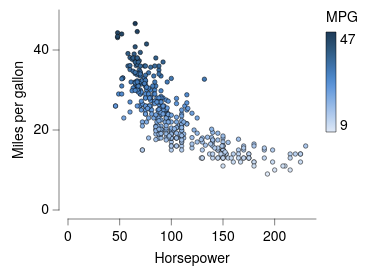

Vega-Lite specification for this chart:
### Vega-Lite specification from a JSON file in a GitHub repository (floating-point values rounded to 4 significant figures; data arrays with more than 128 entries replaced by an {"elided": "..."} marker saying what was removed)
{"background": null, "config": {"arc": {"fill": "#DBDBDB", "fillOpacity": 1.0, "innerRadius": 25.0, "padAngle": 0.03, "stroke": "black", "strokeOpacity": 1, "strokeWidth": 0.25}, "area": {"fill": "#DBDBDB", "fillOpacity": 1.0, "stroke": "black", "strokeOpacity": 1, "strokeWidth": 0.25}, "axis": {"domain": true, "domainCap": "round", "domainColor": "black", "domainWidth": 0.25, "grid": false, "gridCap": "round", "gridColor": "#F1F1F1", "gridDash": [0, 0], "gridOpacity": 1.0, "gridWidth": 0.25, "labelColor": "black", "labelFont": "Helvetica Neue", "labelFontSize": 7, "labelFontStyle": "normal", "labelFontWeight": 400, "offset": 4.5, "ticks": true, "tickCap": "round", "tickColor": "black", "tickRound": false, "tickSize": 3, "tickWidth": 0.25, "titleColor": "black", "titleFont": "Helvetica Neue", "titleFontSize": 7, "titleFontStyle": "normal", "titleFontWeight": 400}, "axisX": {"domain": true, "labelAlign": "center", "labelAngle": 0, "labels": true, "ticks": true, "translate": 0}, "axisY": {"domain": true, "labelAlign": "right", "labelAngle": 0, "labels": true, "ticks": true, "translate": 0}, "axisRight": {"domain": true, "labelAlign": "left", "labelAngle": 0, "labels": true, "ticks": true, "translate": 0}, "axisTop": {"domain": true, "labelAlign": "center", "labelAngle": 0, "labels": true, "ticks": true, "translate": 0}, "axisBand": {"tickOffset": 0}, "bar": {"fill": "#DBDBDB", "fillOpacity": 1.0, "stroke": "black", "strokeOpacity": 1, "strokeWidth": 0.25}, "boxplot": {"size": 9.0, "ticks": {"cornerRadius": 0.25, "fill": "black", "size": 4.5, "thickness": 0.25}, "box": {"fillOpacity": 1.0, "stroke": "black", "strokeOpacity": 1, "strokeWidth": 0.25}, "median": {"fill": "black", "fillOpacity": 1.0, "size": 9.0, "thickness": 0.25}, "rule": {"fill": "black", "fillOpacity": 1.0, "size": 10.0, "stroke": "black", "strokeDash": [0, 0], "strokeOpacity": 1, "strokeWidth": 0.25}, "outliers": {"color": "black", "fill": "black", "fillOpacity": 1.0, "size": 0, "stroke": "black", "strokeOpacity": 1, "strokeWidth": 0.25}}, "circle": {"fill": "black", "fillOpacity": 1.0, "size": 0.5, "stroke": null, "strokeOpacity": 1, "strokeWidth": 0.25}, "errorband": {"band": {"fillOpacity": 0.6, "stroke": null, "strokeWidth": 0.25, "strokeOpacity": 1}, "borders": {"opacity": 0, "strokeOpacity": 0.25, "strokeWidth": 1}}, "errorbar": {"opacity": 1, "rule": {"strokeDash": [0, 0], "strokeWidth": 0.25}, "ticks": {"color": "black", "cornerRadius": 0.125, "opacity": 1, "size": 6.0, "thickness": 0.25}, "thickness": 0.25}, "font": "Helvetica Neue", "geoshape": {"fill": "#DBDBDB", "fillOpacity": 1.0, "stroke": "black", "strokeOpacity": 1, "strokeWidth": 0.25}, "header": {"labelColor": "black", "labelFont": "Helvetica Neue", "labelFontSize": 7, "labelFontStyle": "normal", "labelFontWeight": 400, "titleColor": "black", "titleFont": "Helvetica Neue", "titleFontSize": 7, "titleFontStyle": "normal", "titleFontWeight": 400, "titlePadding": 0}, "legend": {"disable": false, "offset": 4.5, "titlePadding": 4, "labelOffset": 2, "gradientLabelOffset": 2, "gradientLength": 50.0, "gradientThickness": 5.0, "gradientOpacity": 1.0, "gradientStrokeColor": "black", "gradientStrokeWidth": 0.25, "labelColor": "black", "labelFont": "Helvetica Neue", "labelFontSize": 7, "labelFontStyle": "normal", "labelFontWeight": 400, "strokeColor": "black", "strokeWidth": 0, "symbolSize": 42, "symbolStrokeColor": "black", "symbolStrokeWidth": 0.25, "titleColor": "black", "titleFont": "Helvetica Neue", "titleFontSize": 7, "titleFontStyle": "normal", "titleFontWeight": 400}, "line": {"color": "black", "stroke": "black", "strokeCap": "round", "strokeDash": [0, 0], "strokeOpacity": 1, "strokeWidth": 0.375}, "point": {"filled": true, "fill": "#DBDBDB", "fillOpacity": 1.0, "size": 5.0, "stroke": "black", "strokeOpacity": 1, "strokeWidth": 0.25}, "range": {"category": ["#C6D9F1", "#F1C9CB", "#FEF0B9", "#CEE37A", "#7AA8E0", "#E589A3", "#FDDD5D", "#68B961", "#4177B1", "#C35082", "#E5C227", "#438156"], "diverging": {"scheme": ["#C35082", "#CE6D94", "#D989A7", "#E2A4BA", "#EABFCE", "#F1DBE2", "#F6F6F6", "#D7E0EB", "#B9CBE0", "#9BB6D5", "#7DA1C9", "#5F8CBD", "#4177B1"]}, "heatmap": {"scheme": ["#DFE9F7", "#C6D9F1", "#ADC8EC", "#94B8E6", "#7AA8E0", "#6097DA", "#4D87CA", "#4177B1", "#386898", "#2F597F", "#264A69", "#1D3A58"]}, "ordinal": {"scheme": ["#F1F1F1", "#DBDBDB", "#C6C6C6", "#B2B2B2", "#9D9D9D", "#898989", "#767676", "#636363", "#515151", "#404040", "#2F2F2F", "#1F1F1F"]}, "ramp": {"scheme": ["#DFE9F7", "#C6D9F1", "#ADC8EC", "#94B8E6", "#7AA8E0", "#6097DA", "#4D87CA", "#4177B1", "#386898", "#2F597F", "#264A69", "#1D3A58"]}}, "rule": {"color": "black", "stroke": "black", "strokeCap": "round", "strokeDash": [2, 2], "strokeOpacity": 1, "strokeWidth": 0.25}, "scale": {"bandPaddingInner": 0.1, "bandPaddingOuter": 0.1, "round": false}, "rect": {"fill": "#DBDBDB", "fillOpacity": 1.0, "stroke": "black", "strokeOpacity": 1, "strokeWidth": 0.25}, "square": {"fill": "#DBDBDB", "fillOpacity": 1.0, "size": 10.0, "stroke": "black", "strokeOpacity": 1, "strokeWidth": 0.25}, "text": {"color": "black", "font": "Helvetica Neue", "fontSize": 7, "fontStyle": "normal", "fontWeight": 400}, "title": {"anchor": "middle", "frame": "group", "color": "black", "font": "Helvetica Neue", "fontSize": 7, "fontStyle": "normal", "fontWeight": 400, "subtitleColor": "black", "subtitleFont": "Helvetica Neue", "subtitleFontSize": "Helvetica Neue", "subtitleFontStyle": "normal", "subtitleFontWeight": 400}, "view": {"continuousWidth": 124, "continuousHeight": 100, "discreteWidth": 124, "discreteHeight": 100, "fill": null, "stroke": null, "strokeWidth": 0.25}}, "data": {"name": "data-7285c4e2e195e5a75737a34913199f5f"}, "mark": {"type": "point"}, "encoding": {"color": {"field": "Miles_per_Gallon", "legend": {"title": "MPG", "titleOrient": "top"}, "type": "quantitative"}, "x": {"field": "Horsepower", "title": "Horsepower", "type": "quantitative"}, "y": {"field": "Miles_per_Gallon", "title": "Miles per gallon", "type": "quantitative"}}, "$schema": "https://vega.github.io/schema/vega-lite/v6.4.1.json", "datasets": {"data-7285c4e2e195e5a75737a34913199f5f": {"elided": "392 records"}}}
